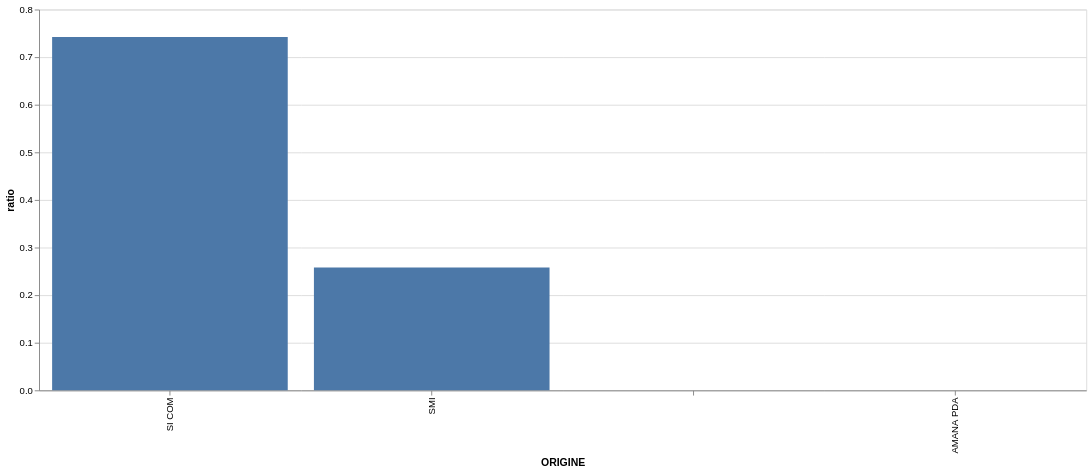

Notebook code for this chart:
### Code cell
lib.plot_ratio_bar_chart(
    operations.unique("id"),
    "ORIGINE",
    "ratio",
)

### Figure 1 — Vega specification as saved in the notebook (floating-point values rounded to 4 significant figures)
{"$schema": "https://vega.github.io/schema/vega/v6.json", "data": [{"name": "source_0", "values": [{"ORIGINE": "SI COM", "count": 191323, "cum_count": 191323, "cum_ratio": 0.7421, "ratio": 0.7421, "ratio_end": 0.7421, "ratio_start": 0.0}, {"ORIGINE": "SMI", "count": 66501, "cum_count": 257824, "cum_ratio": 1.0, "ratio": 0.2579, "ratio_end": 0.2579, "ratio_start": 0.0}, {"ORIGINE": "", "count": 3, "cum_count": 257827, "cum_ratio": 1.0, "ratio": 1.164e-05, "ratio_end": 1.164e-05, "ratio_start": 0.0}, {"ORIGINE": "AMANA PDA", "count": 1, "cum_count": 257828, "cum_ratio": 1.0, "ratio": 3.879e-06, "ratio_end": 3.879e-06, "ratio_start": 0.0}]}, {"name": "source_0_x_domain_ORIGINE", "values": [{"ORIGINE": "SI COM"}, {"ORIGINE": "SMI"}, {"ORIGINE": ""}, {"ORIGINE": "AMANA PDA"}]}], "marks": [{"type": "rect", "name": "marks", "from": {"data": "source_0"}, "encode": {"update": {"tooltip": {"signal": "{\"count\": format(datum[\"count\"], \"\"), \"cum_count\": format(datum[\"cum_count\"], \"\"), \"ratio\": format(datum[\"ratio\"], \"\"), \"cum_ratio\": format(datum[\"cum_ratio\"], \"\")}"}, "x": {"field": "ORIGINE", "scale": "x"}, "y2": {"field": "ratio_start", "scale": "y"}, "fill": {"value": "#4c78a8"}, "width": {"signal": "max(0.25, bandwidth('x'))"}, "y": {"field": "ratio_end", "scale": "y"}}}, "style": ["bar"]}], "scales": [{"name": "x", "type": "band", "domain": {"data": "source_0_x_domain_ORIGINE", "field": "ORIGINE"}, "range": [0, {"signal": "width"}], "paddingOuter": 0.05, "paddingInner": 0.1}, {"name": "y", "type": "linear", "domain": {"data": "source_0", "fields": ["ratio_start", "ratio_end"]}, "range": [{"signal": "height"}, 0], "nice": true, "zero": true}], "axes": [{"scale": "y", "tickCount": {"signal": "ceil(height/40)"}, "gridScale": "x", "aria": false, "minExtent": 0, "domain": false, "labels": false, "maxExtent": 0, "ticks": false, "orient": "left", "grid": true, "zindex": 0}, {"scale": "x", "labelAngle": 270, "labelBaseline": "middle", "orient": "bottom", "labelAlign": "right", "zindex": 0, "title": "ORIGINE", "grid": false}, {"scale": "y", "orient": "left", "labelOverlap": true, "zindex": 0, "title": "ratio", "grid": false, "tickCount": {"signal": "ceil(height/40)"}}], "padding": 5, "height": 400, "style": "cell", "background": "white", "width": 1100}
